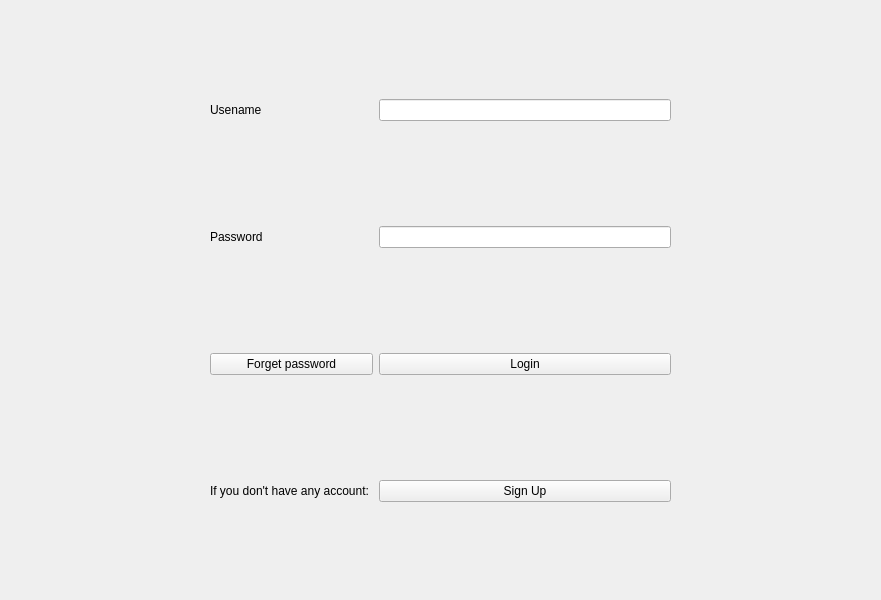
<?xml version="1.0" encoding="UTF-8"?>
<ui version="4.0">
 <class>MainWindow</class>
 <widget class="QMainWindow" name="MainWindow">
  <property name="geometry">
   <rect>
    <x>0</x>
    <y>0</y>
    <width>881</width>
    <height>600</height>
   </rect>
  </property>
  <property name="windowTitle">
   <string>MainWindow</string>
  </property>
  <property name="styleSheet">
   <string notr="true">background-image: url(:/new/prefix1/desk.jpg);
image: url(:/new/prefix1/image - Copy.png);</string>
  </property>
  <widget class="QWidget" name="centralwidget">
   <widget class="QWidget" name="gridLayoutWidget_2">
    <property name="geometry">
     <rect>
      <x>210</x>
      <y>0</y>
      <width>461</width>
      <height>601</height>
     </rect>
    </property>
    <layout class="QGridLayout" name="gridLayout_2">
     <item row="0" column="0">
      <widget class="QLabel" name="label_4">
       <property name="styleSheet">
        <string notr="true">background-image: url(:/new/prefix1/desk.jpg);</string>
       </property>
       <property name="text">
        <string>Usename</string>
       </property>
      </widget>
     </item>
     <item row="1" column="1">
      <widget class="QLineEdit" name="lineEdit_3"/>
     </item>
     <item row="0" column="1">
      <widget class="QLineEdit" name="lineEdit_4"/>
     </item>
     <item row="2" column="1">
      <widget class="QPushButton" name="pushButton_4">
       <property name="styleSheet">
        <string notr="true">background-image: url(:/new/prefix1/desk.jpg);
image: url(:/new/prefix1/desk.jpg);</string>
       </property>
       <property name="text">
        <string>Login</string>
       </property>
      </widget>
     </item>
     <item row="3" column="1">
      <widget class="QPushButton" name="pushButton_5">
       <property name="styleSheet">
        <string notr="true">image: url(:/new/prefix1/desk.jpg);</string>
       </property>
       <property name="text">
        <string>Sign Up</string>
       </property>
      </widget>
     </item>
     <item row="3" column="0">
      <widget class="QLabel" name="label_5">
       <property name="styleSheet">
        <string notr="true">image: url(:/new/prefix1/desk.jpg);</string>
       </property>
       <property name="text">
        <string>If you don't have any account: </string>
       </property>
      </widget>
     </item>
     <item row="2" column="0">
      <widget class="QPushButton" name="pushButton_6">
       <property name="styleSheet">
        <string notr="true">image: url(:/new/prefix1/desk.jpg);</string>
       </property>
       <property name="text">
        <string>Forget password</string>
       </property>
      </widget>
     </item>
     <item row="1" column="0">
      <widget class="QLabel" name="label_6">
       <property name="styleSheet">
        <string notr="true">background-image: url(:/new/prefix1/desk.jpg);
</string>
       </property>
       <property name="text">
        <string>Password</string>
       </property>
      </widget>
     </item>
    </layout>
   </widget>
  </widget>
 </widget>
 <resources/>
 <connections/>
</ui>
